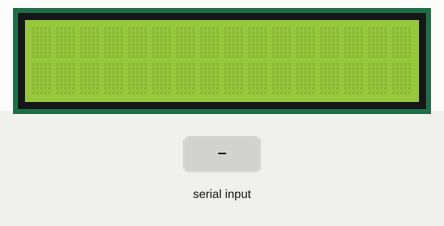
Simulated run of this sketch. Board: Arduino Uno, built with avr-gcc and run on an emulated ATmega328P. On the bench: 16×2 character LCD. Inputs (shaded band) come from the test bench. What the sketch prints to the serial monitor is not drawn.

Above: at 0.9 s.
1.0 s: "2" received over Serial
At 11.3 s:
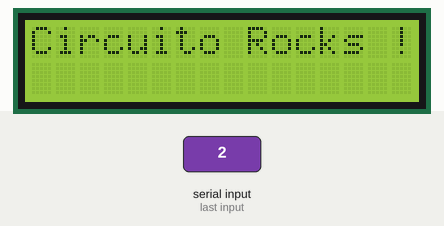
Timing chart, 0 to 11.5 s (numbered marks = the images above; inputs shaded):
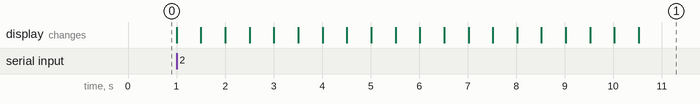

The sketch:

Temparature_display.ino
```cpp
// Include Libraries
#include "Arduino.h"
#include "DS18B20.h"
#include "LiquidCrystal.h"


// Pin Definitions
#define DS18B20_PIN_DQ  2
#define LCD_PIN_RS  8
#define LCD_PIN_E 7
#define LCD_PIN_DB4 3
#define LCD_PIN_DB5 4
#define LCD_PIN_DB6 5
#define LCD_PIN_DB7 6


// Global variables and defines

// object initialization
DS18B20 ds18b20(DS18B20_PIN_DQ);
LiquidCrystal lcd(LCD_PIN_RS,LCD_PIN_E,LCD_PIN_DB4,LCD_PIN_DB5,LCD_PIN_DB6,LCD_PIN_DB7);


// define vars for testing menu
const int timeout = 10000;       //define timeout of 10 sec
char menuOption = 0;
long time0;

// Setup the essentials for your circuit to work. It runs first every time your circuit is powered with electricity.
void setup()
{
    // Setup Serial which is useful for debugging
    // Use the Serial Monitor to view printed messages
    Serial.begin(9600);
    while (!Serial) ; // wait for serial port to connect. Needed for native USB
    Serial.println("start");

    // set up the LCD's number of columns and rows
    lcd.begin(16, 2);
    menuOption = menu();

}

// Main logic of your circuit. It defines the interaction between the components you selected. After setup, it runs over and over again, in an eternal loop.
void loop()
{


    if(menuOption == '1') {
    // DS18B20 1-Wire Temperature Sensor - Test Code
    // Read DS18B20 temp sensor value in degrees celsius. for degrees fahrenheit use ds18b20.ReadTempF()
    float ds18b20TempC = ds18b20.readTempC();
    Serial.print(F("Temp: ")); Serial.print(ds18b20TempC); Serial.println(F(" [C]"));

    }
    else if(menuOption == '2') {
    // LCD 16x2 - Test Code
    // Print a message to the LCD.
    lcd.setCursor(0, 0);
    lcd.print("Circuito Rocks !");
    // Turn off the display:
    lcd.noDisplay();
    delay(500);
    // Turn on the display:
    lcd.display();
    delay(500);
    }

    if (millis() - time0 > timeout)
    {
        menuOption = menu();
    }

}


// Menu function for selecting the components to be tested
// Follow serial monitor for instrcutions
char menu()
{

    Serial.println(F("\nWhich component would you like to test?"));
    Serial.println(F("(1) DS18B20 1-Wire Temperature Sensor"));
    Serial.println(F("(2) LCD 16x2"));
    Serial.println(F("(menu) send anything else or press on board reset button\n"));
    while (!Serial.available());

    // Read data from serial monitor if received
    while (Serial.available())
    {
        char c = Serial.read();
        if (isAlphaNumeric(c))
        {

            if(c == '1')
          Serial.println(F("Now Testing DS18B20 1-Wire Temperature Sensor"));
        else if(c == '2')
          Serial.println(F("Now Testing LCD 16x2"));
            else
            {
                Serial.println(F("illegal input!"));
                return 0;
            }
            time0 = millis();
            return c;
        }
    }
}
```
